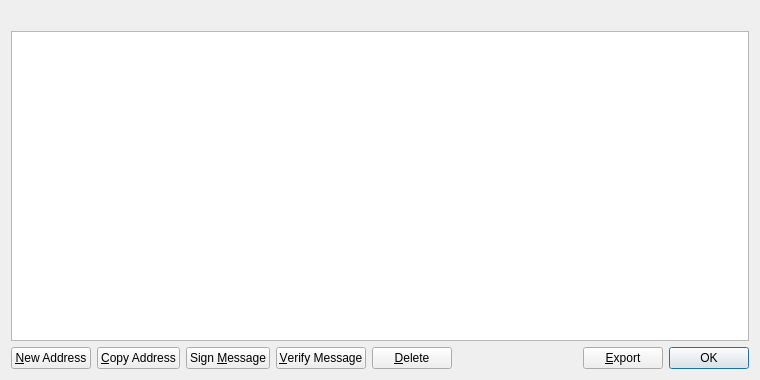
<?xml version="1.0" encoding="UTF-8"?>
<ui version="4.0">
 <class>AddressBookPage</class>
 <widget class="QWidget" name="AddressBookPage">
  <property name="geometry">
   <rect>
    <x>0</x>
    <y>0</y>
    <width>760</width>
    <height>380</height>
   </rect>
  </property>
  <property name="windowTitle">
   <string></string>
  </property>
  <layout class="QVBoxLayout" name="verticalLayout">
   <item>
    <widget class="QLabel" name="labelExplanation">
     <property name="textFormat">
      <enum>Qt::PlainText</enum>
     </property>
     <property name="wordWrap">
      <bool>true</bool>
     </property>
    </widget>
   </item>
   <item>
    <widget class="QTableView" name="tableView">
     <property name="contextMenuPolicy">
      <enum>Qt::CustomContextMenu</enum>
     </property>
     <property name="toolTip">
      <string>Double-click to edit address or label</string>
     </property>
     <property name="tabKeyNavigation">
      <bool>false</bool>
     </property>
     <property name="alternatingRowColors">
      <bool>true</bool>
     </property>
     <property name="selectionMode">
      <enum>QAbstractItemView::SingleSelection</enum>
     </property>
     <property name="selectionBehavior">
      <enum>QAbstractItemView::SelectRows</enum>
     </property>
     <property name="sortingEnabled">
      <bool>true</bool>
     </property>
     <attribute name="verticalHeaderVisible">
      <bool>false</bool>
     </attribute>
    </widget>
   </item>
   <item>
    <layout class="QHBoxLayout" name="horizontalLayout">
     <item>
      <widget class="QPushButton" name="newAddress">
       <property name="toolTip">
        <string>Create a new address</string>
       </property>
       <property name="text">
        <string>&amp;New Address</string>
       </property>
       <property name="icon">
        <iconset resource="../bitcoin.qrc">
         <normaloff>:/icons/add</normaloff>:/icons/add</iconset>
       </property>
      </widget>
     </item>
     <item>
      <widget class="QPushButton" name="copyAddress">
       <property name="toolTip">
        <string>Copy the currently selected address to the system clipboard</string>
       </property>
       <property name="text">
        <string>&amp;Copy Address</string>
       </property>
       <property name="icon">
        <iconset resource="../bitcoin.qrc">
         <normaloff>:/icons/editcopy</normaloff>:/icons/editcopy</iconset>
       </property>
      </widget>
     </item>
     <item>
      <widget class="QPushButton" name="signMessage">
       <property name="toolTip">
        <string>Sign a message to prove you own a Reddcoin address</string>
       </property>
       <property name="text">
        <string>Sign &amp;Message</string>
       </property>
       <property name="icon">
        <iconset resource="../bitcoin.qrc">
         <normaloff>:/icons/edit</normaloff>:/icons/edit</iconset>
       </property>
      </widget>
     </item>
     <item>
      <widget class="QPushButton" name="verifyMessage">
       <property name="toolTip">
        <string>Verify a message to ensure it was signed with a specified Reddcoin address</string>
       </property>
       <property name="text">
        <string>&amp;Verify Message</string>
       </property>
       <property name="icon">
        <iconset resource="../bitcoin.qrc">
         <normaloff>:/icons/transaction_0</normaloff>:/icons/transaction_0</iconset>
       </property>
      </widget>
     </item>
     <item>
      <widget class="QPushButton" name="deleteAddress">
       <property name="toolTip">
        <string>Delete the currently selected address from the list</string>
       </property>
       <property name="text">
        <string>&amp;Delete</string>
       </property>
       <property name="icon">
        <iconset resource="../bitcoin.qrc">
         <normaloff>:/icons/remove</normaloff>:/icons/remove</iconset>
       </property>
      </widget>
     </item>
     <item>
      <spacer name="horizontalSpacer">
       <property name="orientation">
        <enum>Qt::Horizontal</enum>
       </property>
       <property name="sizeHint" stdset="0">
        <size>
         <width>40</width>
         <height>20</height>
        </size>
       </property>
      </spacer>
     </item>
     <item>
      <widget class="QPushButton" name="exportButton">
       <property name="toolTip">
        <string>Export the data in the current tab to a file</string>
       </property>
       <property name="text">
        <string>&amp;Export</string>
       </property>
       <property name="icon">
        <iconset resource="../bitcoin.qrc">
         <normaloff>:/icons/export</normaloff>:/icons/export</iconset>
       </property>
      </widget>
     </item>
     <item>
      <widget class="QDialogButtonBox" name="buttonBox">
       <property name="sizePolicy">
        <sizepolicy hsizetype="Maximum" vsizetype="Fixed">
         <horstretch>0</horstretch>
         <verstretch>0</verstretch>
        </sizepolicy>
       </property>
       <property name="standardButtons">
        <set>QDialogButtonBox::Ok</set>
       </property>
      </widget>
     </item>
    </layout>
   </item>
  </layout>
 </widget>
 <resources>
  <include location="../bitcoin.qrc"/>
 </resources>
 <connections/>
</ui>
